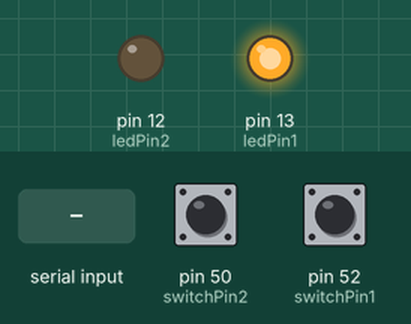
Simulated run of this sketch. Board: Arduino Mega 2560, built with avr-gcc and run on an emulated ATmega2560. Parts: output pins drawn as LEDs (lit = HIGH). The inputs (shaded band) are chosen by the test bench; at power-on: pin 50 (switchPin2) LOW, pin 52 (switchPin1) LOW. Random numbers use the default seed unless the sketch sets one; what the sketch prints to the serial monitor is not drawn.

Above: at 1.9 s.
2.0 s: byte 30 received over Serial
At 4.0 s:
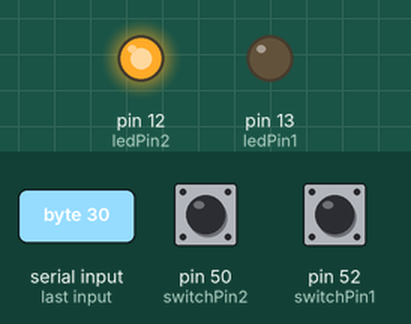
4.5 s: byte 90 received over Serial
At 5.2 s:
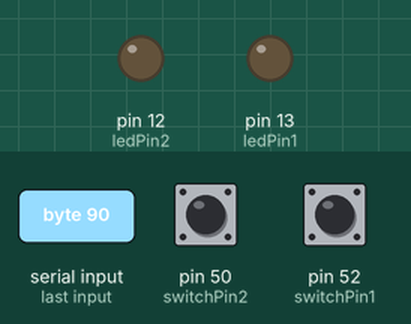
6.0 s: byte 120 received over Serial
At 8.6 s:
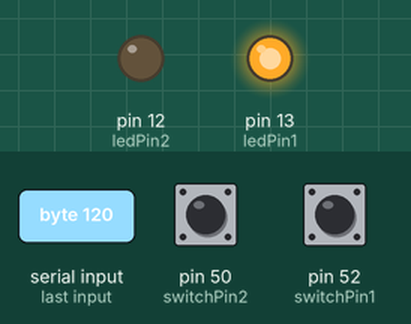
Timing chart, 0 to 10.1 s (numbered marks = the images above; inputs shaded):
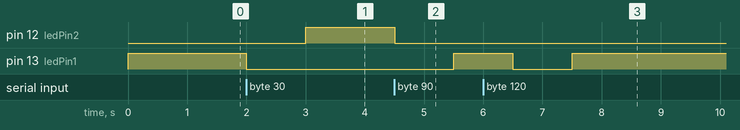

The sketch:

p_rand_blink_led_buttons.ino
```cpp
#include <Bounce2.h>


// randomly blink four LEDs

// PWM LED connection pins
int ledPin1 = 13;
int ledPin2 = 12;


// digital Switch Pins
int switchPin1 = 52;
int switchPin2 = 50;

long randNumber;
Bounce  bouncer  = Bounce();

void setup() {
  pinMode(ledPin1, OUTPUT); // 52
  pinMode(ledPin2, OUTPUT); // 50
  pinMode(switchPin1, INPUT);
  pinMode(switchPin2, INPUT);

  randomSeed(analogRead(0));
  Serial.begin(9600);

  // attach the bouncer fuction to the our switch
  bouncer .attach( switchPin1 );
  bouncer .interval(5);
  bouncer .attach( switchPin2 );
  bouncer .interval(5);
}

void loop() {
  randNumber = random(1, 3);

  blinkLed(randNumber,1000);


  // check if right button is pressed
  checkButton(randNumber);

  turnLightsOff();
}


void checkButton(int activeLed) {

  while(Serial.available() == 0) { }
  char x = Serial.read();

  Serial.println(x);


  if (digitalRead(switchPin1)==HIGH && activeLed == 1){
      Serial.println("Button Pressed");
  }

  if (digitalRead(switchPin1)==HIGH && activeLed == 2){
      Serial.println("Button Pressed");
  }


}

/*
 *  Randomly blink an an LED
*/

void blinkLed(int activeLed, int wait){

  if (activeLed == 1 ) {
    digitalWrite(ledPin1, HIGH);

  } else if ( activeLed == 2 ) {
    digitalWrite(ledPin2, HIGH);

  }
  delay(wait);
  Serial.print("Active LED:");
  Serial.println(activeLed);

}

void turnLightsOff () {
  digitalWrite(ledPin1, LOW);
  digitalWrite(ledPin2, LOW);
  Serial.println("LEDS OFF");

  delay(1000);
}
```

Measured:
- after the input at 2.0 s, pin 12 (ledPin2): LOW → HIGH after 1.0 s; pin 13 (ledPin1): HIGH → LOW at once
- after the input at 4.5 s, pin 12 (ledPin2): HIGH → LOW at once; pin 13 (ledPin1): LOW → HIGH after 1.0 s
- after the input at 6.0 s, pin 13 (ledPin1): HIGH → LOW after 0.50 s, → HIGH 1.0 s later
